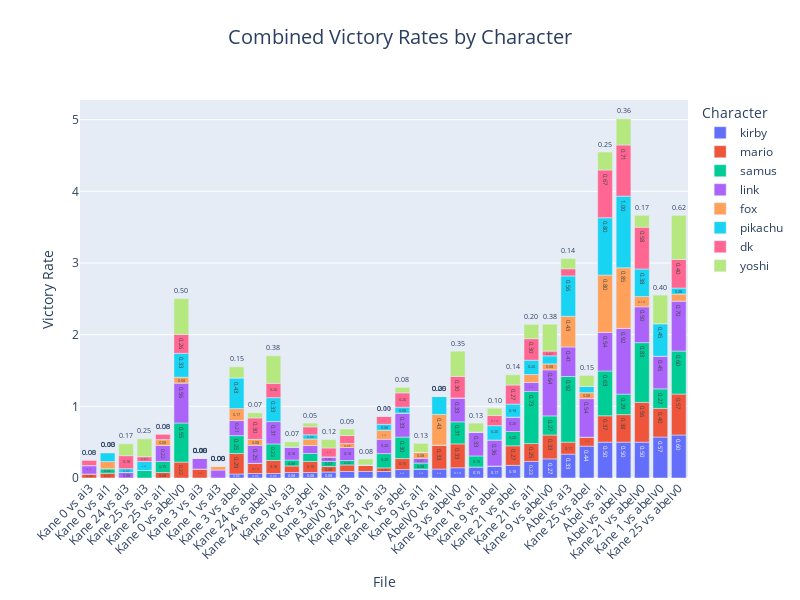

Write notebook code for a chart like this one.
### Code cell
# Plot combined victory rates by character
fig = px.bar(all_df, x="Name", y="Victory Rate", color="Character",
             title="Combined Victory Rates by Character",
             labels={"File": "File", "Victory Rate": "Victory Rate"},
             text="Victory Rate")
fig.update_traces(texttemplate='%{text:.2f}', textposition='outside')
fig.update_layout(
    xaxis_title="File",
    yaxis_title="Victory Rate",
    title_x=0.5,
    title_y=0.95,
    title_font=dict(size=20),
    xaxis_tickangle=-45,
    width=800,
    height=600
)
fig.show()

### Figure 1 — Plotly figure (JSON) as saved in the notebook; plotly's stock layout.template omitted (floating-point values rounded to 4 significant figures)
{"data": [{"hovertemplate": "Character=kirby<br>Name=%{x}<br>Victory Rate=%{text}<extra></extra>", "legendgroup": "kirby", "marker": {"color": "#636efa", "pattern": {"shape": ""}}, "name": "kirby", "orientation": "v", "showlegend": true, "text": [0.0, 0.0, 0.0, 0.0, 0.0, 0.0, 0.0, 0.0, 0.05556, 0.0625, 0.0625, 0.07692, 0.07692, 0.08333, 0.09091, 0.09091, 0.09091, 0.1176, 0.125, 0.125, 0.1429, 0.1538, 0.1667, 0.1765, 0.2308, 0.2667, 0.3333, 0.4444, 0.5, 0.5, 0.5, 0.5714, 0.6], "textposition": "outside", "texttemplate": "%{text:.2f}", "type": "bar", "x": ["Kane 0 vs ai3", "Kane 0 vs ai1", "Kane 24 vs ai3", "Kane 25 vs ai3", "Kane 25 vs ai1", "Kane 0 vs abelv0", "Kane 3 vs ai3", "Kane 1 vs ai3", "Kane 3 vs abel", "Kane 24 vs abel", "Kane 24 vs abelv0", "Kane 9 vs ai3", "Kane 0 vs abel", "Kane 3 vs ai1", "AbelV0 vs ai3", "Kane 24 vs ai1", "Kane 21 vs ai3", "Kane 1 vs abel", "Kane 9 vs ai1", "AbelV0 vs ai1", "Kane 3 vs abelv0", "Kane 1 vs ai1", "Kane 9 vs abel", "Kane 21 vs abel", "Kane 21 vs ai1", "Kane 9 vs abelv0", "Abel vs ai3", "Kane 25 vs abel", "Abel vs ai1", "Abel vs abelv0", "Kane 21 vs abelv0", "Kane 1 vs abelv0", "Kane 25 vs abelv0"], "xaxis": "x", "y": [0.0, 0.0, 0.0, 0.0, 0.0, 0.0, 0.0, 0.0, 0.05556, 0.0625, 0.0625, 0.07692, 0.07692, 0.08333, 0.09091, 0.09091, 0.09091, 0.1176, 0.125, 0.125, 0.1429, 0.1538, 0.1667, 0.1765, 0.2308, 0.2667, 0.3333, 0.4444, 0.5, 0.5, 0.5, 0.5714, 0.6], "yaxis": "y"}, {"hovertemplate": "Character=mario<br>Name=%{x}<br>Victory Rate=%{text}<extra></extra>", "legendgroup": "mario", "marker": {"color": "#EF553B", "pattern": {"shape": ""}}, "name": "mario", "orientation": "v", "showlegend": true, "text": [0.0, 0.0, 0.0, 0.0, 0.0, 0.0, 0.05, 0.05556, 0.06667, 0.07692, 0.07692, 0.09091, 0.09091, 0.09091, 0.125, 0.125, 0.1429, 0.1538, 0.1538, 0.1667, 0.1818, 0.2222, 0.25, 0.2727, 0.2857, 0.3333, 0.3333, 0.3333, 0.3684, 0.3846, 0.4, 0.5556, 0.5714], "textposition": "outside", "texttemplate": "%{text:.2f}", "type": "bar", "x": ["Kane 24 vs ai3", "Kane 9 vs ai1", "Kane 9 vs abel", "Kane 25 vs ai3", "Kane 1 vs ai3", "Kane 1 vs ai1", "Kane 21 vs ai3", "Kane 0 vs ai3", "Kane 0 vs ai1", "Kane 3 vs ai1", "Kane 25 vs ai1", "AbelV0 vs ai3", "Kane 9 vs ai3", "Kane 24 vs ai1", "Kane 3 vs ai3", "Kane 25 vs abel", "Kane 24 vs abel", "Kane 1 vs abel", "Kane 0 vs abel", "Abel vs ai3", "Kane 24 vs abelv0", "Kane 0 vs abelv0", "Kane 21 vs ai1", "Kane 21 vs abel", "Kane 3 vs abel", "AbelV0 vs ai1", "Kane 9 vs abelv0", "Kane 3 vs abelv0", "Abel vs ai1", "Abel vs abelv0", "Kane 1 vs abelv0", "Kane 21 vs abelv0", "Kane 25 vs abelv0"], "xaxis": "x", "y": [0.0, 0.0, 0.0, 0.0, 0.0, 0.0, 0.05, 0.05556, 0.06667, 0.07692, 0.07692, 0.09091, 0.09091, 0.09091, 0.125, 0.125, 0.1429, 0.1538, 0.1538, 0.1667, 0.1818, 0.2222, 0.25, 0.2727, 0.2857, 0.3333, 0.3333, 0.3333, 0.3684, 0.3846, 0.4, 0.5556, 0.5714], "yaxis": "y"}, {"hovertemplate": "Character=samus<br>Name=%{x}<br>Victory Rate=%{text}<extra></extra>", "legendgroup": "samus", "marker": {"color": "#00cc96", "pattern": {"shape": ""}}, "name": "samus", "orientation": "v", "showlegend": true, "text": [0.0, 0.0, 0.0, 0.0, 0.0, 0.0, 0.0, 0.0, 0.0, 0.0625, 0.0625, 0.07143, 0.08333, 0.08333, 0.1053, 0.1111, 0.1538, 0.1538, 0.2, 0.2, 0.2308, 0.25, 0.2667, 0.2727, 0.2857, 0.3, 0.3077, 0.5455, 0.6, 0.625, 0.7273, 0.8333, 0.9167], "textposition": "outside", "texttemplate": "%{text:.2f}", "type": "bar", "x": ["Kane 24 vs ai1", "Kane 24 vs abel", "Kane 0 vs ai3", "Kane 24 vs ai3", "Kane 9 vs abel", "Kane 25 vs abel", "AbelV0 vs ai1", "Kane 3 vs ai3", "Kane 1 vs ai3", "Kane 0 vs ai1", "AbelV0 vs ai3", "Kane 3 vs ai1", "Kane 9 vs ai3", "Kane 9 vs ai1", "Kane 25 vs ai3", "Kane 0 vs abel", "Kane 1 vs ai1", "Kane 25 vs ai1", "Kane 21 vs ai3", "Kane 21 vs abel", "Kane 24 vs abelv0", "Kane 3 vs abel", "Kane 9 vs abelv0", "Kane 1 vs abelv0", "Abel vs abelv0", "Kane 1 vs abel", "Kane 3 vs abelv0", "Kane 0 vs abelv0", "Kane 25 vs abelv0", "Abel vs ai1", "Kane 21 vs ai1", "Kane 21 vs abelv0", "Abel vs ai3"], "xaxis": "x", "y": [0.0, 0.0, 0.0, 0.0, 0.0, 0.0, 0.0, 0.0, 0.0, 0.0625, 0.0625, 0.07143, 0.08333, 0.08333, 0.1053, 0.1111, 0.1538, 0.1538, 0.2, 0.2, 0.2308, 0.25, 0.2667, 0.2727, 0.2857, 0.3, 0.3077, 0.5455, 0.6, 0.625, 0.7273, 0.8333, 0.9167], "yaxis": "y"}, {"hovertemplate": "Character=link<br>Name=%{x}<br>Victory Rate=%{text}<extra></extra>", "legendgroup": "link", "marker": {"color": "#ab63fa", "pattern": {"shape": ""}}, "name": "link", "orientation": "v", "showlegend": true, "text": [0.0, 0.0, 0.0, 0.0, 0.0625, 0.06667, 0.07692, 0.1111, 0.1111, 0.1176, 0.125, 0.1538, 0.1818, 0.1818, 0.2, 0.2, 0.2105, 0.2222, 0.25, 0.3125, 0.3333, 0.3333, 0.3333, 0.3636, 0.4118, 0.4545, 0.5, 0.5385, 0.5385, 0.5556, 0.6429, 0.6957, 0.9167], "textposition": "outside", "texttemplate": "%{text:.2f}", "type": "bar", "x": ["Kane 24 vs ai1", "Kane 0 vs ai1", "Kane 25 vs ai3", "AbelV0 vs ai1", "Kane 3 vs ai1", "Kane 9 vs ai1", "Kane 24 vs ai3", "Kane 0 vs abel", "Kane 1 vs ai3", "Kane 0 vs ai3", "Kane 21 vs ai1", "Kane 3 vs ai3", "Kane 9 vs ai3", "AbelV0 vs ai3", "Kane 21 vs abel", "Kane 21 vs ai3", "Kane 3 vs abel", "Kane 25 vs ai1", "Kane 24 vs abel", "Kane 24 vs abelv0", "Kane 1 vs ai1", "Kane 1 vs abel", "Kane 3 vs abelv0", "Kane 9 vs abel", "Abel vs ai3", "Kane 1 vs abelv0", "Kane 21 vs abelv0", "Abel vs ai1", "Kane 25 vs abel", "Kane 0 vs abelv0", "Kane 9 vs abelv0", "Kane 25 vs abelv0", "Abel vs abelv0"], "xaxis": "x", "y": [0.0, 0.0, 0.0, 0.0, 0.0625, 0.06667, 0.07692, 0.1111, 0.1111, 0.1176, 0.125, 0.1538, 0.1818, 0.1818, 0.2, 0.2, 0.2105, 0.2222, 0.25, 0.3125, 0.3333, 0.3333, 0.3333, 0.3636, 0.4118, 0.4545, 0.5, 0.5385, 0.5385, 0.5556, 0.6429, 0.6957, 0.9167], "yaxis": "y"}, {"hovertemplate": "Character=fox<br>Name=%{x}<br>Victory Rate=%{text}<extra></extra>", "legendgroup": "fox", "marker": {"color": "#FFA15A", "pattern": {"shape": ""}}, "name": "fox", "orientation": "v", "showlegend": true, "text": [0.0, 0.0, 0.0, 0.0, 0.0, 0.0, 0.0, 0.0, 0.0, 0.0, 0.0, 0.0, 0.0, 0.0, 0.05556, 0.05556, 0.08333, 0.08333, 0.08333, 0.08333, 0.08333, 0.08333, 0.09091, 0.1, 0.1, 0.1111, 0.125, 0.1429, 0.1667, 0.4286, 0.4286, 0.8, 0.8462], "textposition": "outside", "texttemplate": "%{text:.2f}", "type": "bar", "x": ["Kane 24 vs ai1", "Kane 24 vs abelv0", "Kane 0 vs ai3", "Kane 1 vs abel", "Kane 1 vs abelv0", "Kane 24 vs ai3", "Kane 9 vs ai3", "Kane 9 vs abel", "Kane 25 vs ai3", "Kane 1 vs ai1", "Kane 3 vs abelv0", "Kane 3 vs ai3", "Kane 3 vs ai1", "Kane 21 vs abel", "AbelV0 vs ai3", "Kane 1 vs ai3", "Kane 25 vs abel", "Kane 0 vs abelv0", "Kane 9 vs abelv0", "Kane 24 vs abel", "Kane 9 vs ai1", "Kane 25 vs ai1", "Kane 0 vs abel", "Kane 0 vs ai1", "Kane 25 vs abelv0", "Kane 21 vs ai1", "Kane 21 vs ai3", "Kane 21 vs abelv0", "Kane 3 vs abel", "AbelV0 vs ai1", "Abel vs ai3", "Abel vs ai1", "Abel vs abelv0"], "xaxis": "x", "y": [0.0, 0.0, 0.0, 0.0, 0.0, 0.0, 0.0, 0.0, 0.0, 0.0, 0.0, 0.0, 0.0, 0.0, 0.05556, 0.05556, 0.08333, 0.08333, 0.08333, 0.08333, 0.08333, 0.08333, 0.09091, 0.1, 0.1, 0.1111, 0.125, 0.1429, 0.1667, 0.4286, 0.4286, 0.8, 0.8462], "yaxis": "y"}, {"hovertemplate": "Character=pikachu<br>Name=%{x}<br>Victory Rate=%{text}<extra></extra>", "legendgroup": "pikachu", "marker": {"color": "#19d3f3", "pattern": {"shape": ""}}, "name": "pikachu", "orientation": "v", "showlegend": true, "text": [0.0, 0.0, 0.0, 0.0, 0.0, 0.0, 0.0, 0.0, 0.0, 0.0, 0.0, 0.0, 0.05263, 0.05882, 0.08333, 0.08333, 0.08333, 0.08696, 0.1111, 0.125, 0.125, 0.1818, 0.2, 0.2, 0.25, 0.3333, 0.3333, 0.3846, 0.4286, 0.4545, 0.5625, 0.8, 1.0], "textposition": "outside", "texttemplate": "%{text:.2f}", "type": "bar", "x": ["Kane 24 vs ai1", "Kane 24 vs abel", "Kane 0 vs ai3", "Kane 9 vs ai1", "Kane 9 vs ai3", "Kane 1 vs ai1", "Kane 25 vs ai1", "Kane 3 vs ai3", "AbelV0 vs ai3", "Kane 1 vs ai3", "Kane 3 vs ai1", "Kane 3 vs abelv0", "Kane 24 vs ai3", "Kane 0 vs abel", "Kane 1 vs abel", "Kane 21 vs ai3", "Kane 25 vs abelv0", "Kane 25 vs abel", "Kane 9 vs abelv0", "Kane 0 vs ai1", "Kane 25 vs ai3", "Kane 21 vs abel", "Kane 21 vs ai1", "Kane 9 vs abel", "AbelV0 vs ai1", "Kane 0 vs abelv0", "Kane 24 vs abelv0", "Kane 21 vs abelv0", "Kane 3 vs abel", "Kane 1 vs abelv0", "Abel vs ai3", "Abel vs ai1", "Abel vs abelv0"], "xaxis": "x", "y": [0.0, 0.0, 0.0, 0.0, 0.0, 0.0, 0.0, 0.0, 0.0, 0.0, 0.0, 0.0, 0.05263, 0.05882, 0.08333, 0.08333, 0.08333, 0.08696, 0.1111, 0.125, 0.125, 0.1818, 0.2, 0.2, 0.25, 0.3333, 0.3333, 0.3846, 0.4286, 0.4545, 0.5625, 0.8, 1.0], "yaxis": "y"}, {"hovertemplate": "Character=dk<br>Name=%{x}<br>Victory Rate=%{text}<extra></extra>", "legendgroup": "dk", "marker": {"color": "#FF6692", "pattern": {"shape": ""}}, "name": "dk", "orientation": "v", "showlegend": true, "text": [0.0, 0.0, 0.0, 0.0, 0.0, 0.0, 0.0, 0.0, 0.0, 0.0, 0.0, 0.06667, 0.06667, 0.07692, 0.07692, 0.1, 0.1111, 0.1111, 0.1111, 0.125, 0.1429, 0.1818, 0.2, 0.2, 0.2632, 0.2667, 0.3, 0.3, 0.3, 0.4, 0.5833, 0.6667, 0.7143], "textposition": "outside", "texttemplate": "%{text:.2f}", "type": "bar", "x": ["Kane 24 vs ai1", "Kane 0 vs ai1", "Kane 1 vs abelv0", "Kane 9 vs ai3", "Kane 25 vs abel", "Kane 9 vs ai1", "AbelV0 vs ai1", "Kane 3 vs ai3", "Kane 3 vs abel", "Kane 1 vs ai3", "Kane 1 vs ai1", "Kane 25 vs ai3", "Kane 9 vs abelv0", "Kane 0 vs ai3", "Kane 25 vs ai1", "Abel vs ai3", "Kane 21 vs ai3", "AbelV0 vs ai3", "Kane 0 vs abel", "Kane 3 vs ai1", "Kane 9 vs abel", "Kane 24 vs ai3", "Kane 24 vs abelv0", "Kane 1 vs abel", "Kane 0 vs abelv0", "Kane 21 vs abel", "Kane 21 vs ai1", "Kane 3 vs abelv0", "Kane 24 vs abel", "Kane 25 vs abelv0", "Kane 21 vs abelv0", "Abel vs ai1", "Abel vs abelv0"], "xaxis": "x", "y": [0.0, 0.0, 0.0, 0.0, 0.0, 0.0, 0.0, 0.0, 0.0, 0.0, 0.0, 0.06667, 0.06667, 0.07692, 0.07692, 0.1, 0.1111, 0.1111, 0.1111, 0.125, 0.1429, 0.1818, 0.2, 0.2, 0.2632, 0.2667, 0.3, 0.3, 0.3, 0.4, 0.5833, 0.6667, 0.7143], "yaxis": "y"}, {"hovertemplate": "Character=yoshi<br>Name=%{x}<br>Victory Rate=%{text}<extra></extra>", "legendgroup": "yoshi", "marker": {"color": "#B6E880", "pattern": {"shape": ""}}, "name": "yoshi", "orientation": "v", "showlegend": true, "text": [0.0, 0.0, 0.0, 0.0, 0.0, 0.0, 0.0, 0.05263, 0.07143, 0.07143, 0.07692, 0.08333, 0.09091, 0.1, 0.1176, 0.125, 0.125, 0.1429, 0.1429, 0.1538, 0.1538, 0.1667, 0.1667, 0.2, 0.25, 0.25, 0.3529, 0.3636, 0.375, 0.3846, 0.4, 0.5, 0.6154], "textposition": "outside", "texttemplate": "%{text:.2f}", "type": "bar", "x": ["Kane 0 vs ai3", "Kane 21 vs ai3", "Kane 25 vs ai1", "Kane 0 vs ai1", "AbelV0 vs ai1", "Kane 1 vs ai3", "Kane 3 vs ai3", "Kane 0 vs abel", "Kane 9 vs ai3", "Kane 24 vs abel", "Kane 1 vs abel", "Kane 24 vs ai1", "AbelV0 vs ai3", "Kane 9 vs abel", "Kane 3 vs ai1", "Kane 9 vs ai1", "Kane 1 vs ai1", "Kane 21 vs abel", "Abel vs ai3", "Kane 3 vs abel", "Kane 25 vs abel", "Kane 24 vs ai3", "Kane 21 vs abelv0", "Kane 21 vs ai1", "Abel vs ai1", "Kane 25 vs ai3", "Kane 3 vs abelv0", "Abel vs abelv0", "Kane 9 vs abelv0", "Kane 24 vs abelv0", "Kane 1 vs abelv0", "Kane 0 vs abelv0", "Kane 25 vs abelv0"], "xaxis": "x", "y": [0.0, 0.0, 0.0, 0.0, 0.0, 0.0, 0.0, 0.05263, 0.07143, 0.07143, 0.07692, 0.08333, 0.09091, 0.1, 0.1176, 0.125, 0.125, 0.1429, 0.1429, 0.1538, 0.1538, 0.1667, 0.1667, 0.2, 0.25, 0.25, 0.3529, 0.3636, 0.375, 0.3846, 0.4, 0.5, 0.6154], "yaxis": "y"}], "layout": {"barmode": "relative", "height": 600, "legend": {"title": {"text": "Character"}, "tracegroupgap": 0}, "title": {"font": {"size": 20}, "text": "Combined Victory Rates by Character", "x": 0.5, "y": 0.95}, "width": 800, "xaxis": {"anchor": "y", "domain": [0, 1], "tickangle": -45, "title": {"text": "File"}}, "yaxis": {"anchor": "x", "domain": [0, 1], "title": {"text": "Victory Rate"}}}}
